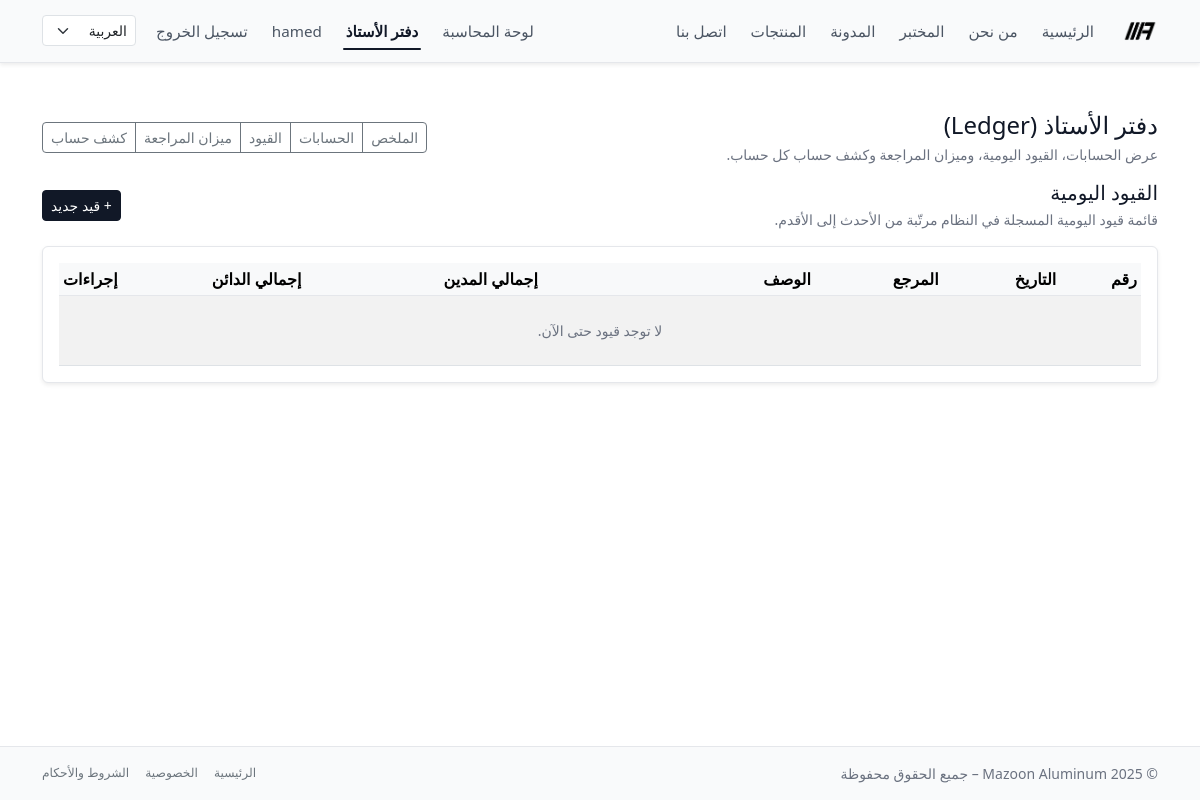
Page /ar/ledger/entries/ (signed in) on the earlier database version.
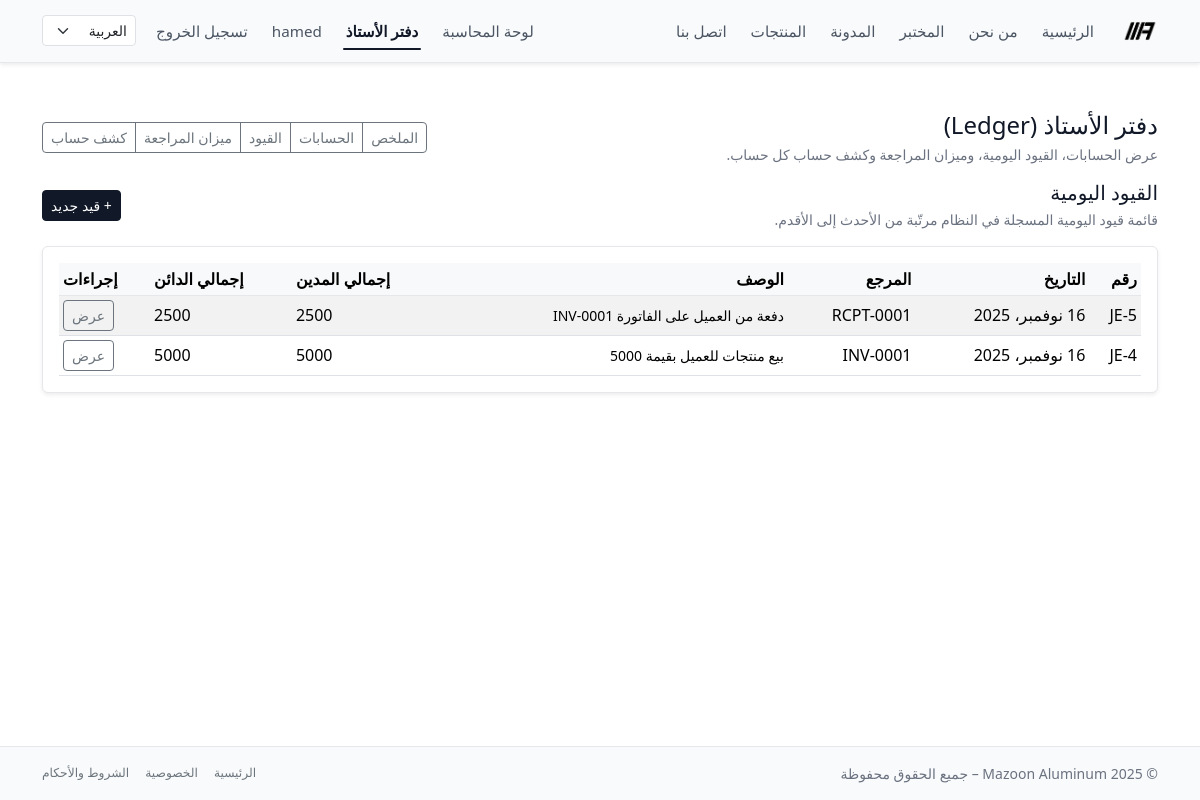
Same page on the later database version.
### ledger/models.py (models this page shows, shortened)
class JournalEntry(models.Model):
    fiscal_year = models.ForeignKey(
        FiscalYear,
        null=True,
        blank=True,
        on_delete=models.PROTECT,
        related_name="entries",
        verbose_name=_("السنة المالية"),
    )
    date = models.DateField(default=timezone.now, verbose_name=_("التاريخ"))
    reference = models.CharField(max_length=50, blank=True, verbose_name=_("المرجع"))
    description = models.TextField(blank=True, verbose_name=_("الوصف"))
    posted = models.BooleanField(default=False, verbose_name=_("مرحّل"))
    created_at = models.DateTimeField(auto_now_add=True)
    created_by = models.ForeignKey(
        User,
        null=True,
        blank=True,
        on_delete=models.SET_NULL,
        verbose_name=_("أنشئ بواسطة"),
    )
    class Meta:
        ordering = ["-date", "-id"]

### ledger/views.py (the view)
# urls.py: path("entries/", views.JournalEntryListView.as_view(), name="journalentry_list"),
class JournalEntryListView(StaffRequiredMixin, ListView):
    model = JournalEntry
    template_name = "ledger/journal/list.html"
    context_object_name = "entries"
    paginate_by = 50
    def get_queryset(self):
        return JournalEntry.objects.prefetch_related('lines').annotate(
            total_debit_value=Coalesce(
                Sum('lines__debit'),
                Value(0),
                output_field=DecimalField(max_digits=12, decimal_places=3)
            ),
            total_credit_value=Coalesce(
                Sum('lines__credit'),
                Value(0),
                output_field=DecimalField(max_digits=12, decimal_places=3)
            )
        ).order_by("-date", "-id")

### ledger/views.py (called while the page is built)
    def test_func(self):
        return self.request.user.is_staff

### templates/ledger/journal/list.html (shortened to what this page needs)
{% extends "ledger/base_ledger.html" %}
{% load i18n %}
{% block ledger_content %}
<div class="mb-3 d-flex flex-wrap justify-content-between align-items-center gap-2">
  <div>
    <h2 class="h5 mb-1">{% trans "القيود اليومية" %}</h2>
    <p class="text-muted small mb-0">
      {% trans "قائمة قيود اليومية المسجلة في النظام مرتّبة من الأحدث إلى الأقدم." %}
    </p>
  </div>
  <div>
    <a href="{% url 'ledger:journalentry_create' %}" class="btn btn-primary btn-sm">
      + {% trans "قيد جديد" %}
    </a>
  </div>
</div>
<div class="card shadow-sm border-0">
  <div class="card-body">
    <div class="table-responsive">
      <table class="table table-sm table-striped align-middle mb-0">
        <thead class="table-light">
          <tr>
            <th class="text-nowrap">{% trans "رقم" %}</th>
            <th class="text-nowrap">{% trans "التاريخ" %}</th>
            <th class="text-nowrap">{% trans "المرجع" %}</th>
            <th class="text-nowrap">{% trans "الوصف" %}</th>
            <th class="text-nowrap text-end">{% trans "إجمالي المدين" %}</th>
            <th class="text-nowrap text-end">{% trans "إجمالي الدائن" %}</th>
            <th class="text-nowrap text-end">{% trans "إجراءات" %}</th>
          </tr>
        </thead>
        <tbody>
          {% for e in entries %}
            <tr>
              <td class="text-nowrap">JE-{{ e.id }}</td>
              <td class="text-nowrap">{{ e.date }}</td>
              <td class="text-nowrap">{{ e.reference|default:"-" }}</td>
              <td class="small">
                {{ e.description|default:"-"|truncatechars:60 }}
              </td>
              <td class="text-end text-nowrap">
                {{ e.total_debit_value }}
              </td>
              <td class="text-end text-nowrap">
                {{ e.total_credit_value }}
              </td>
              <td class="text-end text-nowrap">
                <a href="{% url 'ledger:journalentry_detail' e.pk %}"
                   class="btn btn-outline-secondary btn-sm">
                  {% trans "عرض" %}
                </a>
              </td>
            </tr>
          {% empty %}
            <tr>
              <td colspan="7" class="text-center text-muted small py-4">
                {% trans "لا توجد قيود حتى الآن." %}
              </td>
            </tr>
          {% endfor %}
        </tbody>
      </table>
    </div>
  </div>
</div>
{% endblock %}

### templates/ledger/base_ledger.html (shortened to what this page needs)
{% extends "base.html" %}
{% load i18n %}
{% block content %}
<div class="py-4">
  <div class="d-flex flex-wrap justify-content-between align-items-center mb-3 gap-2">
    <div>
      <h1 class="h4 mb-1">{% trans "دفتر الأستاذ (Ledger)" %}</h1>
      <p class="text-muted small mb-0">
        {% trans "عرض الحسابات، القيود اليومية، وميزان المراجعة وكشف حساب كل حساب." %}
      </p>
    </div>
    <div class="btn-group btn-group-sm">
      <a href="{% url 'ledger:dashboard' %}" class="btn btn-outline-secondary">
        {% trans "الملخص" %}
      </a>
      <a href="{% url 'ledger:account_list' %}" class="btn btn-outline-secondary">
        {% trans "الحسابات" %}
      </a>
      <a href="{% url 'ledger:journalentry_list' %}" class="btn btn-outline-secondary">
        {% trans "القيود" %}
      </a>
      <a href="{% url 'ledger:trial_balance' %}" class="btn btn-outline-secondary">
        {% trans "ميزان المراجعة" %}
      </a>
      <a href="{% url 'ledger:account_ledger' %}" class="btn btn-outline-secondary">
        {% trans "كشف حساب" %}
      </a>
    </div>
  </div>
  {% block ledger_content %}{% endblock %}
</div>
{% endblock %}

### templates/base.html (shortened to what this page needs)
{% load static i18n %}
<!doctype html>
<html lang="{{ LANGUAGE_CODE }}" dir="{% if LANGUAGE_CODE == 'ar' %}rtl{% else %}ltr{% endif %}" data-bs-theme="light">
<head>
    {% if LANGUAGE_CODE == "ar" %}
        <link
                href="https://cdn.jsdelivr.net/npm/bootstrap@5.3.8/dist/css/bootstrap.rtl.min.css"
                rel="stylesheet"
        />
    {% else %}
        <link
                href="https://cdn.jsdelivr.net/npm/bootstrap@5.3.8/dist/css/bootstrap.min.css"
                rel="stylesheet"
        />
    {% endif %}
    <link rel="stylesheet" href="{% static 'css/style.css' %}"/>
</head>
<body class="bg-body text-body d-flex flex-column min-vh-100">
<nav class="navbar navbar-expand-lg navbar-light mazoon-navbar shadow-sm">
    <div class="container">
        <a class="navbar-brand fw-bold d-flex align-items-center gap-2" href="{% url 'home' %}">
            <img src="{% static 'img/logo_mazoon_black.png' %}"
                 alt="Mazoon Aluminum logo"
                 class="navbar-logo">
        </a>
        <div class="collapse navbar-collapse" id="mainNavbar">
            <ul class="navbar-nav me-auto mb-2 mb-lg-0 main-nav-links">
                <li class="nav-item">
                    <a class="nav-link {% if request.resolver_match.url_name == 'home' %}active{% endif %}"
                       href="{% url 'home' %}">{% trans "الرئيسية" %}</a>
                </li>
                <li class="nav-item">
                    <a class="nav-link {% if request.resolver_match.url_name == 'about' %}active{% endif %}"
                       href="{% url 'about' %}">{% trans "من نحن" %}</a>
                </li>
                <li class="nav-item">
                    <a class="nav-link {% if request.resolver_match.url_name == 'lab' %}active{% endif %}"
                       href="{% url 'lab' %}">{% trans "المختبر" %}</a>
                </li>
                <li class="nav-item">
                    <a class="nav-link {% if request.resolver_match.url_name == 'blog_list' or request.resolver_match.url_name == 'blog_detail' %}active{% endif %}"
                       href="{% url 'blog_list' %}">{% trans "المدونة" %}</a>
                </li>
                <li class="nav-item">
                    <a class="nav-link {% if request.resolver_match.url_name == 'product_list' %}active{% endif %}"
                       href="{% url 'product_list' %}">{% trans "المنتجات" %}</a>
                </li>
                <li class="nav-item">
                    <a class="nav-link {% if request.resolver_match.url_name == 'contact' %}active{% endif %}"
                       href="{% url 'contact' %}">{% trans "اتصل بنا" %}</a>
                </li>
            </ul>
            <ul class="navbar-nav ms-auto mb-2 mb-lg-0 align-items-center top-right-links">
                {% if user.is_authenticated and user.is_staff %}
                    <li class="nav-item">
                        <a class="nav-link {% if request.resolver_match.namespace == 'accounting' %}active{% endif %}"
                           href="{% url 'accounting:dashboard' %}">
                            {% trans "لوحة المحاسبة" %}
                        </a>
                    </li>
                {% endif %}
                {% if request.user.is_authenticated and request.user.is_staff %}
                    <li class="nav-item">
                        <a class="nav-link {% if request.resolver_match.namespace == 'ledger' %}active{% endif %}"
                           href="{% url 'ledger:dashboard' %}">
                            {% trans "دفتر الأستاذ" %}
                        </a>
                    </li>
                {% endif %}
                {% if user.is_authenticated %}
                    <li class="nav-item d-none d-lg-block">
                        <span class="nav-link small text-muted">
                            {{ user.username }}
                        </span>
                    </li>
                    <li class="nav-item">
                        <form action="{% url 'logout' %}" method="post" class="d-inline">
                            <button type="submit" class="nav-link btn btn-link p-0 nav-link-btn">
                                {% trans "تسجيل الخروج" %}
                            </button>
                        </form>
                    </li>
                {% endif %}
                <li class="nav-item ms-2">
                    <form action="{% url 'set_language' %}" method="post" class="d-flex">
                        <select name="language" class="form-select form-select-sm lang-switcher"
                                onchange="this.form.submit()">
                            <option value="ar" {% if LANGUAGE_CODE == 'ar' %}selected{% endif %}>العربية</option>
                        </select>
                    </form>
                </li>
            </ul>
        </div>
    </div>
</nav>
<main class="py-4 flex-grow-1">
    <div class="container">
        {% block content %}{% endblock %}
    </div>
</main>
<footer class="mazoon-footer border-top py-3 mt-auto">
    <div class="container d-flex flex-column flex-md-row justify-content-between align-items-center text-muted small gap-2">
        <div>
            &copy; {% now "Y" %} Mazoon Aluminum – {% trans "جميع الحقوق محفوظة" %}
        </div>
        <div class="d-flex gap-3">
            <a href="{% url 'home' %}" class="link-secondary text-decoration-none small">{% trans "الرئيسية" %}</a>
            <a href="#" class="link-secondary text-decoration-none small">{% trans "الخصوصية" %}</a>
            <a href="#" class="link-secondary text-decoration-none small">{% trans "الشروط والأحكام" %}</a>
        </div>
    </div>
</footer>
</body>
</html>

### static/css/style.css (style rules this page uses)
:root { --mazoon-bg-page: #f4f4f5; --mazoon-card-bg: #ffffff; --mazoon-text-main: #111827; --mazoon-text-muted: #6b7280; --mazoon-primary: #111827; --mazoon-primary-soft: #374151; --mazoon-accent: #f59e0b; --mazoon-border-soft: #e5e7eb; }
body { background-color: var(--mazoon-bg-page) !important; color: var(--mazoon-text-main) !important; }
h1, h2, h3, h4, h5, h6 { color: var(--mazoon-text-main) !important; }
.text-muted { color: var(--mazoon-text-muted) !important; }
main { background-color: var(--mazoon-card-bg); padding-block: 2.5rem; }
main .container { padding-inline: 0.75rem; }
main .container > *:first-child { margin-top: 0; }
main .container > *:last-child { margin-bottom: 0; }
.mazoon-navbar { background-color: #f9fafb !important; border-bottom: 1px solid var(--mazoon-border-soft) !important; }
.mazoon-navbar .nav-link { position: relative; font-size: 0.95rem; padding-inline: 0.75rem !important; color: #4b5563 !important; }
.mazoon-navbar .nav-link.active { color: var(--mazoon-primary) !important; font-weight: 600; }
.mazoon-navbar .nav-link.active::after { content: ""; position: absolute; inset-inline: 0.6rem; bottom: 0; height: 2px; background-color: var(--mazoon-primary); border-radius: 999px; }
.nav-link-btn { cursor: pointer; white-space: nowrap; }
.lang-switcher { min-width: 90px; }
.card, .feature-card, .system-card, .partner-card, .product-card, .blog-card { background-color: var(--mazoon-card-bg) !important; border-radius: 6px; border: 1px solid var(--mazoon-border-soft) !important; box-shadow: 0 4px 12px rgba(15, 23, 42, 0.03); }
.btn-primary { background-color: var(--mazoon-primary) !important; border-color: var(--mazoon-primary) !important; color: #ffffff !important; }
.mazoon-footer { background-color: #f9fafb !important; border-top: 1px solid var(--mazoon-border-soft) !important; }
.table thead tr { background-color: #f9fafb; }
.table thead th { border-bottom-color: var(--mazoon-border-soft); }
.navbar-logo { height: 36px; width: auto; display: block; }

Differences in the rows shown:
added JournalEntry: id "5", date "16 نوفمبر، 2025", reference "RCPT-0001", description "دفعة من العميل على الفاتورة INV-0001", total_debit_value "2500", total_credit_value "2500"
added JournalEntry: id "4", date "16 نوفمبر، 2025", reference "INV-0001", description "بيع منتجات للعميل بقيمة 5000", total_debit_value "5000", total_credit_value "5000"
Other differences:
text no longer shown: "لا توجد قيود حتى الآن."
